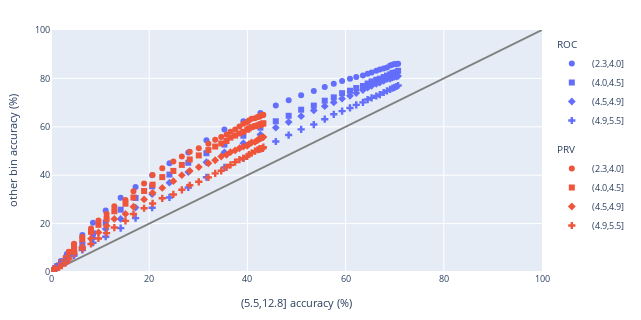
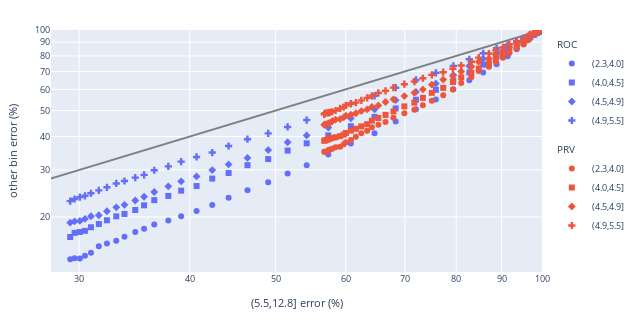

The cell these charts' notebook holds for them, in order:
### Code cell
# boothroyd's k

mdl = 'wav2vec2-large-960h-lv60'
latlm = reslm = 'null'

# mdl = 'tdnn_1d_sp'
# latlm = reslm = 'tgsmall'
# reslm = 'tgsmall'

perplm = binlm = 'rnnlm_lstm_1a'

num_bins = 5
num_points = 100
binpart = 'dev-clean'
parts = ('ROC', 'PRV')
# parts = ('dev-clean', 'dev-other')
add_intercept = False
include_extrema = True

bounds = bin_series(perp_df.loc[(perp_df['perplm'] == binlm) & (perp_df['part'] == binpart), 'ent'], num_bins)[1]
df = perp_df.loc[(perp_df['perplm'] == perplm) & (perp_df['part'].isin(parts))].copy()
df['ent_bin'] = bin_series(df['ent'], bounds, by_rank=False, fmt="{:.01f}")[0]
bin_cats = df['ent_bin'].dtype.categories

if include_extrema:
    min_bin, max_bin = 0, num_bins - 1
else:
    assert num_bins > 2
    min_bin, max_bin = 1, num_bins - 2
    df = df.loc[df['ent_bin'].isin({bin_cats[bin] for bin in range(min_bin, max_bin + 1)})]

# print("mean entropy by bin and k estimates")
# df_ent = agg_mean_by_lens(df, 'len', 'ent', 'ent_bin')
# log_V = np.log(LM_VOCAB_SIZE)
# df_ent['est_k'] = df_ent['ent'] - log_V
# df_ent['est_k'] /= df_ent.loc[df_ent['ent_bin'] == bin_cats[max_bin], 'ent'].iloc[0] - log_V
# display(df_ent.round(3))

df = df.merge(
    uttwer_df.loc[
        (uttwer_df['reslm'] == reslm) &
        (uttwer_df['latlm'] == latlm) &
        (uttwer_df['mdl'] == mdl)
    ], on=['utt', 'part', 'len'])

df = agg_mean_by_lens(df, 'len', 'wer', ['snr', 'ent_bin', 'part'])
df, df_norm = df.loc[np.isfinite(df['snr'])], df.loc[~np.isfinite(df['snr'])]
df = df.pivot(values='wer', index=['part', 'snr'], columns='ent_bin')
df_norm = df_norm.pivot(values='wer', index=['part'], columns='ent_bin')

fig_acc, fig_loge = go.Figure(), go.Figure()
log_x_lims = np.log10(100 * df_norm[bin_cats[max_bin]].min()), np.log10(100)
log_y_lims = np.log10(100 * df_norm[bin_cats[min_bin]].min()), np.log10(100)
x_interp = np.linspace(1 - df_norm[bin_cats[max_bin]].max(), 1.0, num_points)
log_x_interp = np.linspace(np.log1p(-df_norm[bin_cats[max_bin]].max()), 0.0, num_points)

fig_acc.add_scatter(
    x=[0, 100],
    y=[0, 100],
    mode='lines',
    line_color='gray',
    showlegend=False,
)
fig_loge.add_scatter(
    x=[10 ** log_y_lims[0], 100],
    y=[10 ** log_y_lims[0], 100],
    mode='lines',
    line_color='gray',
    showlegend=False,
)

fits = []
X = df[bin_cats[max_bin]]
for symbol, bin in enumerate(range(min_bin, max_bin)):
    Y = df[bin_cats[bin]]
    for colour, part in enumerate(parts):
        y = Y.loc[part]
        x = X.loc[part]
        fig_acc.add_scatter(
            x=100 - x * 100, y=100 - y * 100,
            name=bin_cats[bin],
            mode='markers',
            legendgroup=part,
            legendgrouptitle=dict(text=part),
            marker=dict(color=px.colors.qualitative.Plotly[colour], symbol=symbol),
        )
        fig_loge.add_scatter(
            x=100 * x, y=100 * y,
            name=bin_cats[bin],
            mode='markers',
            legendgroup=part,
            legendgrouptitle=dict(text=part),
            marker=dict(color=px.colors.qualitative.Plotly[colour], symbol=symbol),
        )
        fit = pg.linear_regression(np.log(x).reset_index(), np.log(y), add_intercept)
        # k = fit.loc[fit['names'] == bin_cats[max_bin], 'coef'].iloc[0]
        # c = fit.loc[fit['names'] == 'Intercept', 'coef'].iloc[0] if add_intercept else 0
        # c = np.exp(c)
        fit['part'] = part
        fit['y'] = bin_cats[bin]
        fits.append(fit)
#     y = df[bin_cats[bin]].to_numpy()
#     # k, c = boothroyd_fit(
#     #     np.log(x),
#     #     np.log(y.to_numpy()),
#     #     fit_exponent=fit_exponent,
#     #     add_intercept=add_intercept,
#     #     resample_points=resample_points,
#     # )
#     # fit = pg.linear_regression(np.log(x), np.log(y), add_intercept)
#     # fits.append(fit)
#     # k = fit.loc[fit['names'] == 'x1', 'coef'].iloc[0]
#     # c = np.exp(fit.loc[fit['names'] == 'x1', 'coef'].iloc[0]) if add_intercept else 1.0
#     # yguess = boothroyd_func(x, k, c)
#     # N = len(y)
#     y_interp = boothroyd_func(x_interp, k, c)
#     interp_name = f"k={k:.02f}" + (f", c={c:.02f}" if add_intercept else "")

#     # fig_acc.add_scatter(
#     #     x=100 - 100 * x_interp, y=100 - 100 * y_interp,
#     #     name=interp_name,
#     #     legendgroup="fits",
#     #     mode='lines', opacity=0.5,
#     #     line=dict(color=colour),
#     # )

#     # log_y_interp = log_boothroyd_func(log_x_interp, k, c)
#     # fig_loge.add_scatter(
#     #     x=100 * np.exp(log_x_interp), y=100 * np.exp(log_y_interp),
#     #     mode='lines',
#     #     opacity=0.5,
#     #     name=interp_name,
#     #     legendgroup="fits",
#     #     line=dict(color=colour),
#     # )
print("Boothroyd & Nittrouer model fits")
display(pd.concat(fits).round(3))

print("in-context vs. out-of-context accuracy and B & N fits")
fig_acc.update_layout(
    xaxis=dict(title=f'{bin_cats[max_bin]} accuracy (%)', range=[0, 100], tickformat='d'),
    yaxis=dict(title='other bin accuracy (%)', range=[0, 100], tickformat='d'),
    margin=MARGINS_PX,
    width=DOUBLE_COL_SIZE_PX, height=DOUBLE_COL_SIZE_PX / 2,
    font=dict(size=FONT_SIZE),
)
fig_acc.show()


print("in-context vs. out-of-context error rates and B & N fits")
fig_loge.update_layout(
    xaxis=dict(title=f'{bin_cats[max_bin]} error (%)', range=[0, 100], tickformat='d'),
    yaxis=dict(title='other bin error (%)', range=[0, 100], tickformat='d'),
    margin=MARGINS_PX,
    width=DOUBLE_COL_SIZE_PX, height=DOUBLE_COL_SIZE_PX / 2,
    font=dict(size=FONT_SIZE),
)
fig_loge.update_xaxes(type='log', range=log_x_lims)
fig_loge.update_yaxes(type='log', range=log_y_lims)
fig_loge.show()

### Figure 1 — Plotly figure (JSON) as saved in the notebook; plotly's stock layout.template omitted (floating-point values rounded to 4 significant figures)
{"data": [{"line": {"color": "gray"}, "mode": "lines", "showlegend": false, "type": "scatter", "x": [0, 100], "y": [0, 100]}, {"legendgroup": "ROC", "legendgrouptitle": {"text": "ROC"}, "marker": {"color": "#636EFA", "symbol": 0}, "mode": "markers", "name": "(2.3,4.0]", "type": "scatter", "x": [0.1351, 0.2608, 0.4797, 0.8243, 1.22, 2.03, 3.223, 4.68, 6.385, 8.55, 11.14, 14.19, 17.23, 20.6, 24.13, 27.96, 31.66, 35.32, 39.18, 42.65, 45.78, 48.4, 50.95, 53.52, 55.75, 57.59, 59.29, 60.89, 62.17, 63.53, 64.49, 65.29, 66.25, 66.96, 67.75, 68.43, 69.07, 69.55, 69.95, 70.36, 70.69], "y": [0.1809, 0.3216, 0.603, 1.186, 2.492, 4.502, 7.477, 11.44, 15.26, 20.3, 25.45, 30.67, 35.08, 39.96, 44.99, 49.43, 54.49, 58.85, 62.31, 65.73, 68.8, 70.93, 73.01, 74.83, 76.4, 77.83, 78.93, 79.88, 80.6, 81.25, 81.93, 82.41, 83.12, 83.68, 84.08, 84.46, 85.29, 85.67, 85.99, 85.97, 86.09]}, {"legendgroup": "PRV", "legendgrouptitle": {"text": "PRV"}, "marker": {"color": "#EF553B", "symbol": 0}, "mode": "markers", "name": "(2.3,4.0]", "type": "scatter", "x": [0.165, 0.2228, 0.5612, 0.9161, 1.651, 2.195, 3.004, 3.681, 4.696, 6.363, 8.146, 9.664, 11.32, 12.9, 15.17, 16.79, 18.96, 20.69, 22.66, 24.92, 26.65, 28.26, 30.1, 32.05, 33.44, 34.67, 35.76, 36.55, 37.5, 38.38, 39.17, 39.96, 40.3, 40.86, 41.55, 42.06, 42.42, 42.55, 42.79, 43.15, 43.25], "y": [0.3631, 0.5341, 1.068, 1.709, 2.734, 4.166, 6.003, 8.374, 11.64, 14.51, 17.94, 21.23, 23.93, 27.17, 29.78, 33.39, 36.57, 40.03, 42.92, 45.63, 47.68, 49.65, 51.19, 52.98, 54.65, 55.78, 56.7, 57.94, 58.88, 60.07, 61.23, 61.95, 62.59, 63.36, 63.55, 64.0, 64.3, 64.3, 64.73, 64.99, 64.9]}, {"legendgroup": "ROC", "legendgrouptitle": {"text": "ROC"}, "marker": {"color": "#636EFA", "symbol": 1}, "mode": "markers", "name": "(4.0,4.5]", "type": "scatter", "x": [0.1351, 0.2608, 0.4797, 0.8243, 1.22, 2.03, 3.223, 4.68, 6.385, 8.55, 11.14, 14.19, 17.23, 20.6, 24.13, 27.96, 31.66, 35.32, 39.18, 42.65, 45.78, 48.4, 50.95, 53.52, 55.75, 57.59, 59.29, 60.89, 62.17, 63.53, 64.49, 65.29, 66.25, 66.96, 67.75, 68.43, 69.07, 69.55, 69.95, 70.36, 70.69], "y": [0.2327, 0.4653, 0.729, 1.567, 2.358, 3.955, 6.127, 8.95, 11.51, 15.96, 20.44, 25.75, 30.62, 35.4, 40.25, 45.14, 49.08, 52.64, 56.32, 59.64, 62.29, 64.56, 67.07, 68.76, 70.79, 72.16, 73.9, 74.9, 76.02, 76.87, 77.88, 78.75, 79.46, 79.88, 80.55, 81.17, 81.68, 82.24, 82.41, 82.55, 83.16]}, {"legendgroup": "PRV", "legendgrouptitle": {"text": "PRV"}, "marker": {"color": "#EF553B", "symbol": 1}, "mode": "markers", "name": "(4.0,4.5]", "type": "scatter", "x": [0.165, 0.2228, 0.5612, 0.9161, 1.651, 2.195, 3.004, 3.681, 4.696, 6.363, 8.146, 9.664, 11.32, 12.9, 15.17, 16.79, 18.96, 20.69, 22.66, 24.92, 26.65, 28.26, 30.1, 32.05, 33.44, 34.67, 35.76, 36.55, 37.5, 38.38, 39.17, 39.96, 40.3, 40.86, 41.55, 42.06, 42.42, 42.55, 42.79, 43.15, 43.25], "y": [0.248, 0.6127, 0.8461, 1.663, 2.713, 4.026, 5.704, 8.052, 10.18, 13.49, 16.59, 19.49, 21.94, 25.11, 28.23, 30.78, 33.48, 36.09, 39.21, 41.77, 44.25, 46.51, 48.17, 50.39, 51.85, 53.11, 54.15, 55.54, 56.37, 57.26, 57.94, 58.77, 59.37, 59.88, 60.28, 60.51, 60.69, 60.86, 61.11, 61.34, 61.43]}, {"legendgroup": "ROC", "legendgrouptitle": {"text": "ROC"}, "marker": {"color": "#636EFA", "symbol": 2}, "mode": "markers", "name": "(4.5,4.9]", "type": "scatter", "x": [0.1351, 0.2608, 0.4797, 0.8243, 1.22, 2.03, 3.223, 4.68, 6.385, 8.55, 11.14, 14.19, 17.23, 20.6, 24.13, 27.96, 31.66, 35.32, 39.18, 42.65, 45.78, 48.4, 50.95, 53.52, 55.75, 57.59, 59.29, 60.89, 62.17, 63.53, 64.49, 65.29, 66.25, 66.96, 67.75, 68.43, 69.07, 69.55, 69.95, 70.36, 70.69], "y": [0.1894, 0.2486, 0.6037, 1.29, 2.285, 3.421, 5.125, 7.102, 10.1, 14.04, 17.81, 21.95, 26.63, 32.15, 36.92, 41.31, 45.35, 49.44, 53.21, 56.79, 59.65, 61.93, 64.41, 66.75, 68.54, 70.05, 71.64, 72.81, 73.96, 75.19, 76.18, 76.94, 77.78, 78.26, 78.98, 79.69, 79.87, 80.31, 80.66, 80.73, 80.94]}, {"legendgroup": "PRV", "legendgrouptitle": {"text": "PRV"}, "marker": {"color": "#EF553B", "symbol": 2}, "mode": "markers", "name": "(4.5,4.9]", "type": "scatter", "x": [0.165, 0.2228, 0.5612, 0.9161, 1.651, 2.195, 3.004, 3.681, 4.696, 6.363, 8.146, 9.664, 11.32, 12.9, 15.17, 16.79, 18.96, 20.69, 22.66, 24.92, 26.65, 28.26, 30.1, 32.05, 33.44, 34.67, 35.76, 36.55, 37.5, 38.38, 39.17, 39.96, 40.3, 40.86, 41.55, 42.06, 42.42, 42.55, 42.79, 43.15, 43.25], "y": [0.2082, 0.588, 0.7717, 1.715, 2.389, 3.357, 4.496, 6.346, 8.588, 10.36, 13.76, 16.34, 19.1, 21.93, 23.99, 26.96, 29.98, 32.73, 34.74, 37.54, 40.01, 41.77, 43.37, 44.93, 46.18, 47.73, 48.4, 49.5, 50.23, 51.15, 51.77, 52.17, 52.84, 53.52, 53.73, 54.4, 55.02, 55.2, 55.35, 55.64, 55.75]}, {"legendgroup": "ROC", "legendgrouptitle": {"text": "ROC"}, "marker": {"color": "#636EFA", "symbol": 3}, "mode": "markers", "name": "(4.9,5.5]", "type": "scatter", "x": [0.1351, 0.2608, 0.4797, 0.8243, 1.22, 2.03, 3.223, 4.68, 6.385, 8.55, 11.14, 14.19, 17.23, 20.6, 24.13, 27.96, 31.66, 35.32, 39.18, 42.65, 45.78, 48.4, 50.95, 53.52, 55.75, 57.59, 59.29, 60.89, 62.17, 63.53, 64.49, 65.29, 66.25, 66.96, 67.75, 68.43, 69.07, 69.55, 69.95, 70.36, 70.69], "y": [0.2355, 0.395, 0.6305, 1.124, 1.755, 2.887, 4.383, 6.746, 9.109, 12.08, 14.58, 18.15, 22.25, 26.56, 30.81, 34.94, 39.15, 43.23, 46.92, 50.86, 53.92, 56.58, 58.92, 60.92, 63.14, 65.16, 66.47, 67.78, 69.08, 70.09, 71.26, 71.94, 72.73, 73.3, 74.17, 74.85, 75.45, 75.99, 76.26, 76.65, 77.07]}, {"legendgroup": "PRV", "legendgrouptitle": {"text": "PRV"}, "marker": {"color": "#EF553B", "symbol": 3}, "mode": "markers", "name": "(4.9,5.5]", "type": "scatter", "x": [0.165, 0.2228, 0.5612, 0.9161, 1.651, 2.195, 3.004, 3.681, 4.696, 6.363, 8.146, 9.664, 11.32, 12.9, 15.17, 16.79, 18.96, 20.69, 22.66, 24.92, 26.65, 28.26, 30.1, 32.05, 33.44, 34.67, 35.76, 36.55, 37.5, 38.38, 39.17, 39.96, 40.3, 40.86, 41.55, 42.06, 42.42, 42.55, 42.79, 43.15, 43.25], "y": [0.2216, 0.4633, 0.7352, 1.219, 1.924, 2.629, 3.716, 5.227, 7.574, 9.497, 11.59, 13.87, 16.05, 18.36, 21.13, 23.94, 26.35, 28.33, 30.45, 32.04, 33.97, 35.85, 37.26, 39.1, 40.74, 41.83, 43.24, 44.23, 45.42, 46.45, 46.99, 47.76, 48.54, 49.1, 49.97, 50.51, 50.81, 50.89, 51.03, 51.12, 51.59]}], "layout": {"font": {"size": 9}, "height": 320.5, "margin": {"b": 30, "l": 30, "r": 30, "t": 30}, "width": 641, "xaxis": {"range": [0, 100], "tickformat": "d", "title": {"text": "(5.5,12.8] accuracy (%)"}}, "yaxis": {"range": [0, 100], "tickformat": "d", "title": {"text": "other bin accuracy (%)"}}}}

### Figure 2 — Plotly figure (JSON) as saved in the notebook; plotly's stock layout.template omitted (floating-point values rounded to 4 significant figures)
{"data": [{"line": {"color": "gray"}, "mode": "lines", "showlegend": false, "type": "scatter", "x": [12.46, 100], "y": [12.46, 100]}, {"legendgroup": "ROC", "legendgrouptitle": {"text": "ROC"}, "marker": {"color": "#636EFA", "symbol": 0}, "mode": "markers", "name": "(2.3,4.0]", "type": "scatter", "x": [99.86, 99.74, 99.52, 99.18, 98.78, 97.97, 96.78, 95.32, 93.62, 91.45, 88.86, 85.81, 82.77, 79.4, 75.87, 72.04, 68.34, 64.68, 60.82, 57.35, 54.22, 51.6, 49.05, 46.48, 44.25, 42.41, 40.71, 39.11, 37.83, 36.47, 35.51, 34.71, 33.75, 33.04, 32.25, 31.57, 30.93, 30.45, 30.05, 29.64, 29.31], "y": [99.82, 99.68, 99.4, 98.81, 97.51, 95.5, 92.52, 88.56, 84.74, 79.7, 74.55, 69.33, 64.92, 60.04, 55.01, 50.57, 45.51, 41.15, 37.69, 34.27, 31.2, 29.07, 26.99, 25.17, 23.6, 22.17, 21.07, 20.12, 19.4, 18.75, 18.07, 17.59, 16.88, 16.32, 15.92, 15.54, 14.71, 14.33, 14.01, 14.03, 13.91]}, {"legendgroup": "PRV", "legendgrouptitle": {"text": "PRV"}, "marker": {"color": "#EF553B", "symbol": 0}, "mode": "markers", "name": "(2.3,4.0]", "type": "scatter", "x": [99.83, 99.78, 99.44, 99.08, 98.35, 97.8, 97.0, 96.32, 95.3, 93.64, 91.85, 90.34, 88.68, 87.1, 84.83, 83.21, 81.04, 79.31, 77.34, 75.08, 73.35, 71.74, 69.9, 67.95, 66.56, 65.33, 64.24, 63.45, 62.5, 61.62, 60.83, 60.04, 59.7, 59.14, 58.45, 57.94, 57.58, 57.45, 57.21, 56.85, 56.75], "y": [99.64, 99.47, 98.93, 98.29, 97.27, 95.83, 94.0, 91.63, 88.36, 85.49, 82.06, 78.77, 76.07, 72.83, 70.22, 66.61, 63.43, 59.97, 57.08, 54.37, 52.32, 50.35, 48.81, 47.02, 45.35, 44.22, 43.3, 42.06, 41.12, 39.93, 38.77, 38.05, 37.41, 36.64, 36.45, 36.0, 35.7, 35.7, 35.27, 35.01, 35.1]}, {"legendgroup": "ROC", "legendgrouptitle": {"text": "ROC"}, "marker": {"color": "#636EFA", "symbol": 1}, "mode": "markers", "name": "(4.0,4.5]", "type": "scatter", "x": [99.86, 99.74, 99.52, 99.18, 98.78, 97.97, 96.78, 95.32, 93.62, 91.45, 88.86, 85.81, 82.77, 79.4, 75.87, 72.04, 68.34, 64.68, 60.82, 57.35, 54.22, 51.6, 49.05, 46.48, 44.25, 42.41, 40.71, 39.11, 37.83, 36.47, 35.51, 34.71, 33.75, 33.04, 32.25, 31.57, 30.93, 30.45, 30.05, 29.64, 29.31], "y": [99.77, 99.53, 99.27, 98.43, 97.64, 96.04, 93.87, 91.05, 88.49, 84.04, 79.56, 74.25, 69.38, 64.6, 59.75, 54.86, 50.92, 47.36, 43.68, 40.36, 37.71, 35.44, 32.93, 31.24, 29.21, 27.84, 26.1, 25.1, 23.98, 23.13, 22.12, 21.25, 20.54, 20.12, 19.45, 18.83, 18.32, 17.76, 17.59, 17.45, 16.84]}, {"legendgroup": "PRV", "legendgrouptitle": {"text": "PRV"}, "marker": {"color": "#EF553B", "symbol": 1}, "mode": "markers", "name": "(4.0,4.5]", "type": "scatter", "x": [99.83, 99.78, 99.44, 99.08, 98.35, 97.8, 97.0, 96.32, 95.3, 93.64, 91.85, 90.34, 88.68, 87.1, 84.83, 83.21, 81.04, 79.31, 77.34, 75.08, 73.35, 71.74, 69.9, 67.95, 66.56, 65.33, 64.24, 63.45, 62.5, 61.62, 60.83, 60.04, 59.7, 59.14, 58.45, 57.94, 57.58, 57.45, 57.21, 56.85, 56.75], "y": [99.75, 99.39, 99.15, 98.34, 97.29, 95.97, 94.3, 91.95, 89.82, 86.51, 83.41, 80.51, 78.06, 74.89, 71.77, 69.22, 66.52, 63.91, 60.79, 58.23, 55.75, 53.49, 51.83, 49.61, 48.15, 46.89, 45.85, 44.46, 43.63, 42.74, 42.06, 41.23, 40.63, 40.12, 39.72, 39.49, 39.31, 39.14, 38.89, 38.66, 38.57]}, {"legendgroup": "ROC", "legendgrouptitle": {"text": "ROC"}, "marker": {"color": "#636EFA", "symbol": 2}, "mode": "markers", "name": "(4.5,4.9]", "type": "scatter", "x": [99.86, 99.74, 99.52, 99.18, 98.78, 97.97, 96.78, 95.32, 93.62, 91.45, 88.86, 85.81, 82.77, 79.4, 75.87, 72.04, 68.34, 64.68, 60.82, 57.35, 54.22, 51.6, 49.05, 46.48, 44.25, 42.41, 40.71, 39.11, 37.83, 36.47, 35.51, 34.71, 33.75, 33.04, 32.25, 31.57, 30.93, 30.45, 30.05, 29.64, 29.31], "y": [99.81, 99.75, 99.4, 98.71, 97.72, 96.58, 94.87, 92.9, 89.9, 85.96, 82.19, 78.05, 73.37, 67.85, 63.08, 58.69, 54.65, 50.56, 46.79, 43.21, 40.35, 38.07, 35.59, 33.25, 31.46, 29.95, 28.36, 27.19, 26.04, 24.81, 23.82, 23.06, 22.22, 21.74, 21.02, 20.31, 20.13, 19.69, 19.34, 19.27, 19.06]}, {"legendgroup": "PRV", "legendgrouptitle": {"text": "PRV"}, "marker": {"color": "#EF553B", "symbol": 2}, "mode": "markers", "name": "(4.5,4.9]", "type": "scatter", "x": [99.83, 99.78, 99.44, 99.08, 98.35, 97.8, 97.0, 96.32, 95.3, 93.64, 91.85, 90.34, 88.68, 87.1, 84.83, 83.21, 81.04, 79.31, 77.34, 75.08, 73.35, 71.74, 69.9, 67.95, 66.56, 65.33, 64.24, 63.45, 62.5, 61.62, 60.83, 60.04, 59.7, 59.14, 58.45, 57.94, 57.58, 57.45, 57.21, 56.85, 56.75], "y": [99.79, 99.41, 99.23, 98.28, 97.61, 96.64, 95.5, 93.65, 91.41, 89.64, 86.24, 83.66, 80.9, 78.07, 76.01, 73.04, 70.02, 67.27, 65.26, 62.46, 59.99, 58.23, 56.63, 55.07, 53.82, 52.27, 51.6, 50.5, 49.77, 48.85, 48.23, 47.83, 47.16, 46.48, 46.27, 45.6, 44.98, 44.8, 44.65, 44.36, 44.25]}, {"legendgroup": "ROC", "legendgrouptitle": {"text": "ROC"}, "marker": {"color": "#636EFA", "symbol": 3}, "mode": "markers", "name": "(4.9,5.5]", "type": "scatter", "x": [99.86, 99.74, 99.52, 99.18, 98.78, 97.97, 96.78, 95.32, 93.62, 91.45, 88.86, 85.81, 82.77, 79.4, 75.87, 72.04, 68.34, 64.68, 60.82, 57.35, 54.22, 51.6, 49.05, 46.48, 44.25, 42.41, 40.71, 39.11, 37.83, 36.47, 35.51, 34.71, 33.75, 33.04, 32.25, 31.57, 30.93, 30.45, 30.05, 29.64, 29.31], "y": [99.76, 99.6, 99.37, 98.88, 98.25, 97.11, 95.62, 93.25, 90.89, 87.92, 85.42, 81.85, 77.75, 73.44, 69.19, 65.06, 60.85, 56.77, 53.08, 49.14, 46.08, 43.42, 41.08, 39.08, 36.86, 34.84, 33.53, 32.22, 30.92, 29.91, 28.74, 28.06, 27.27, 26.7, 25.83, 25.15, 24.55, 24.01, 23.74, 23.35, 22.93]}, {"legendgroup": "PRV", "legendgrouptitle": {"text": "PRV"}, "marker": {"color": "#EF553B", "symbol": 3}, "mode": "markers", "name": "(4.9,5.5]", "type": "scatter", "x": [99.83, 99.78, 99.44, 99.08, 98.35, 97.8, 97.0, 96.32, 95.3, 93.64, 91.85, 90.34, 88.68, 87.1, 84.83, 83.21, 81.04, 79.31, 77.34, 75.08, 73.35, 71.74, 69.9, 67.95, 66.56, 65.33, 64.24, 63.45, 62.5, 61.62, 60.83, 60.04, 59.7, 59.14, 58.45, 57.94, 57.58, 57.45, 57.21, 56.85, 56.75], "y": [99.78, 99.54, 99.26, 98.78, 98.08, 97.37, 96.28, 94.77, 92.43, 90.5, 88.41, 86.13, 83.95, 81.64, 78.87, 76.06, 73.65, 71.67, 69.55, 67.96, 66.03, 64.15, 62.74, 60.9, 59.26, 58.17, 56.76, 55.77, 54.58, 53.55, 53.01, 52.24, 51.46, 50.9, 50.03, 49.49, 49.19, 49.11, 48.97, 48.88, 48.41]}], "layout": {"font": {"size": 9}, "height": 320.5, "margin": {"b": 30, "l": 30, "r": 30, "t": 30}, "width": 641, "xaxis": {"range": [1.445, 2], "tickformat": "d", "title": {"text": "(5.5,12.8] error (%)"}, "type": "log"}, "yaxis": {"range": [1.096, 2], "tickformat": "d", "title": {"text": "other bin error (%)"}, "type": "log"}}}
